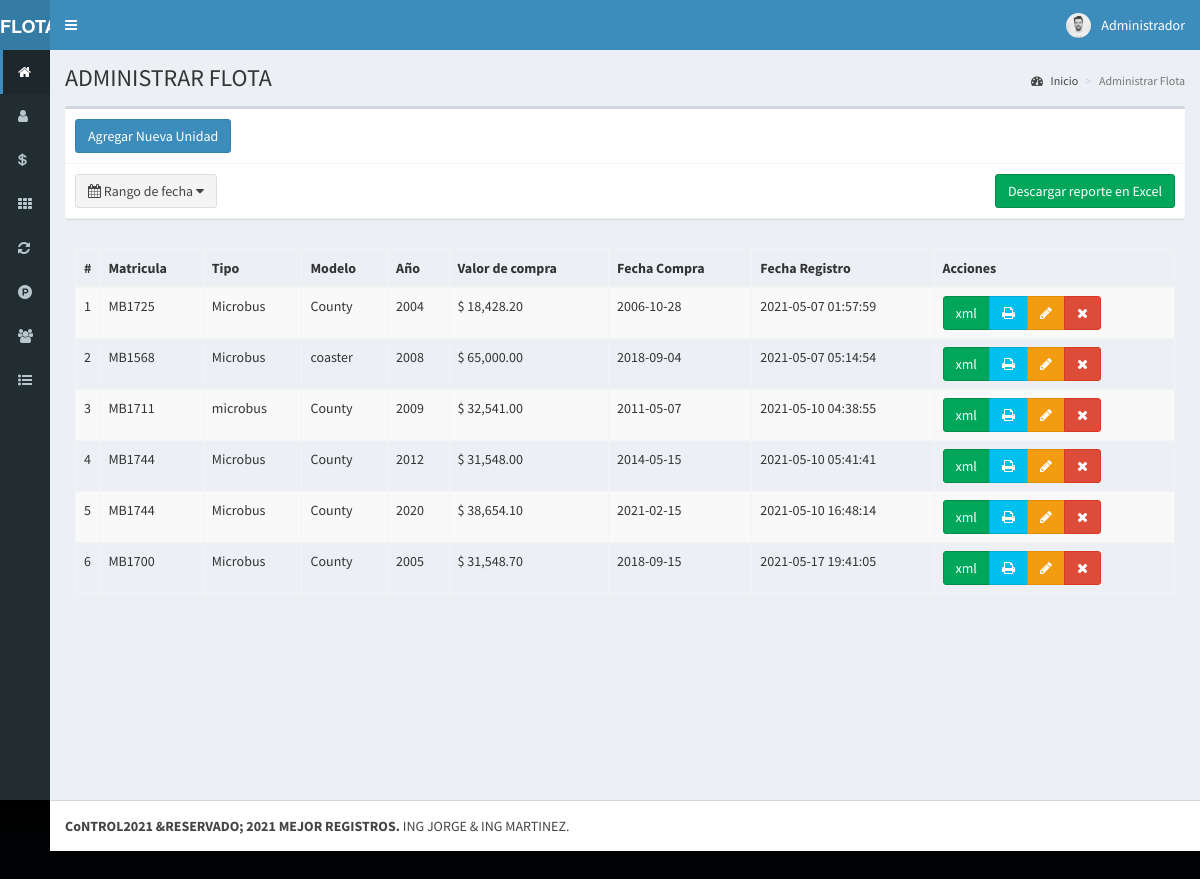
/ventas (signed in), run on the app's committed database.
### tables this page shows
CREATE TABLE `vehiculos` (
  `id` int(15) NOT NULL,
  `matricula` text NOT NULL,
  `tipo` text NOT NULL,
  `modelo` text NOT NULL,
  `anio` int(8) NOT NULL,
  `precioadquisicion` float NOT NULL,
  `fechaadquirido` date NOT NULL,
  `fecharegistro` timestamp NOT NULL DEFAULT current_timestamp()
);

### controladores/plantilla.controlador.php (called while the page is built)
<?php
class ControladorPlantilla{
	static public function ctrPlantilla(){
		include "vistas/plantilla.php";
	}
}

### index.php (called while the page is built, shortened)
<?php
require_once "controladores/plantilla.controlador.php";
require_once "controladores/ventas.controlador.php";
require_once "controladores/mantenimientos.controlador.php";
require_once "modelos/ventas.modelo.php";
$plantilla = new ControladorPlantilla();
$plantilla -> ctrPlantilla();

### controladores/ventas.controlador.php (called while the page is built, shortened)
<?php
class ControladorVentas{
	static public function ctrRangoFechasVentas($fechaInicial, $fechaFinal){
		$tabla = "vehiculos";
		$respuesta = ModeloVentas::mdlRangoFechasVentas($tabla, $fechaInicial, $fechaFinal);
		return $respuesta;
	}
}

### modelos/conexion.php (called while the page is built)
<?php
class Conexion{
	static public function conectar(){
		$link = new PDO("mysql:host=localhost;dbname=sis_inventario",
			            "root",
			            "");
		$link->exec("set names utf8");
		return $link;
	}
}

### modelos/ventas.modelo.php (called while the page is built, shortened)
<?php
require_once "conexion.php";
class ModeloVentas{
	static public function mdlRangoFechasVentas($tabla, $fechaInicial, $fechaFinal){
		if($fechaInicial == null){
			$stmt = Conexion::conectar()->prepare("SELECT * FROM $tabla ORDER BY id ASC");
			$stmt -> execute();
			return $stmt -> fetchAll();
		}else if($fechaInicial == $fechaFinal){
			$stmt = Conexion::conectar()->prepare("SELECT * FROM $tabla WHERE fechaadquirido like '%$fechaFinal%'");
			$stmt -> bindParam(":fechaadquirido", $fechaFinal, PDO::PARAM_STR);
			$stmt -> execute();
			return $stmt -> fetchAll();
		}
	}
}

### vistas/modulos/ventas.php (the view, shortened to what this page needs)
 <div class="content-wrapper">
  <section class="content-header">
    <h1>
    ADMINISTRAR FLOTA
    </h1>
    <ol class="breadcrumb">
      <li><a href="inicio"><i class="fa fa-dashboard"></i> Inicio</a></li>
      <li class="active">Administrar Flota</li>
    </ol>
  </section>
  <section class="content">
    <div class="box">
       <div class="box-header with-border">
        <button class="btn btn-primary" data-toggle="modal" data-target="#modalAgregarUnidad">
        Agregar Nueva Unidad
        </button>
       </div>
      <div class="box-header with-border">
        <div class="input-group">
          <button type="button" class="btn btn-default pull-right" id="daterange-btn">
            <span>
              <i class="fa fa-calendar"></i>
              <?php
                if(isset($_GET["fechaInicial"])){
                  echo $_GET["fechaInicial"]." - ".$_GET["fechaFinal"];
                }else{
                  echo 'Rango de fecha';
                }
              ?>
            </span>
            <i class="fa fa-caret-down"></i>
         </button>
        </div>
        <div class="box-tools pull-right">
        <?php
        if(isset($_GET["fechaInicial"])){
          echo '<a href="vistas/modulos/descargar-reporte.php?reporteflota=reporteflota&fechaInicial='.$_GET["fechaInicial"].'&fechaFinal='.$_GET["fechaFinal"].'">';
        }else{
           echo '<a href="vistas/modulos/descargar-reporte.php?reporteflota=reporteflota">';
        }
        ?>
           <button class="btn btn-success" style="margin-top:5px">Descargar reporte en Excel</button>
          </a>
        </div>
      </div>
      </div>
      <div class="box-body">
       <table class="table table-bordered table-striped dt-responsive tablas" width="100%">
        <thead>
         <tr>
            <th style="width:10px">#</th>
           <th>Matricula</th>
           <th>Tipo</th>
           <th>Modelo</th>
           <th>Año</th>
           <th>Valor de compra</th>
           <th>Fecha Compra</th>
           <th>Fecha Registro</th>
           <th>Acciones</th>
         </tr>
        </thead>
        <tbody>
        <?php
          if(isset($_GET["fechaInicial"])){
            $fechaInicial = $_GET["fechaInicial"];
            $fechaFinal = $_GET["fechaFinal"];
          }else{
            $fechaInicial = null;
            $fechaFinal = null;
          }
          $respuesta = ControladorVentas::ctrRangoFechasVentas($fechaInicial, $fechaFinal);
          foreach ($respuesta as $key => $value) {
            echo '<tr>
            <td>'.($key+1).'</td>
            <td>'.$value["matricula"].'</td>
            <td>'.$value["tipo"].'</td>
            <td>'.$value["modelo"].'</td>
            <td>'.$value["anio"].'</td>
            <td>$ '.number_format($value["precioadquisicion"],2).'</td>
            <td>'.$value["fechaadquirido"].'</td>
            <td>'.$value["fecharegistro"].'</td>
            <td>
                    <div class="btn-group">
                      <a class="btn btn-success" href="index.php?ruta=ventas&xml='.$value["id"].'">xml</a>
                      <button class="btn btn-info btnImprimirFactura" codigoVenta="'.$value["id"].'">
                        <i class="fa fa-print"></i>
                        <button class="btn btn-warning btnEditarVehiculos" data-toggle="modal" data-target="#modalEditarVehiculo" idVenta="'.$value["id"].'"><i class="fa fa-pencil"></i></button>
                      ';
                      if($_SESSION["perfil"] == "Super Administrador"){
                      echo
                      '
                      <button class="btn btn-danger btnEliminarVenta" idVenta="'.$value["id"].'"><i class="fa fa-times"></i></button>';
                    }
                    echo '</div>
                  </td>
                </tr>';
            }
        ?>
        </tbody>
       </table>
      </div>
    </div>
</div>

### data on the page
vehiculos: matricula "MB1725", tipo "Microbus", modelo "County", anio "2004", precioadquisicion "18,428.20", fechaadquirido "2006-10-28", fecharegistro "2021-05-07 01:57:59"
vehiculos: matricula "MB1568", tipo "Microbus", modelo "coaster", anio "2008", precioadquisicion "65,000.00", fechaadquirido "2018-09-04", fecharegistro "2021-05-07 05:14:54"
vehiculos: matricula "MB1711", tipo "microbus", modelo "County", anio "2009", precioadquisicion "32,541.00", fechaadquirido "2011-05-07", fecharegistro "2021-05-10 04:38:55"
vehiculos: matricula "MB1744", tipo "Microbus", modelo "County", anio "2012", precioadquisicion "31,548.00", fechaadquirido "2014-05-15", fecharegistro "2021-05-10 05:41:41"
vehiculos: matricula "MB1744", tipo "Microbus", modelo "County", anio "2020", precioadquisicion "38,654.10", fechaadquirido "2021-02-15", fecharegistro "2021-05-10 16:48:14"
vehiculos: matricula "MB1700", tipo "Microbus", modelo "County", anio "2005", precioadquisicion "31,548.70", fechaadquirido "2018-09-15", fecharegistro "2021-05-17 19:41:05"

### other printed values
$_SESSION["nombre"] "Administrador"
